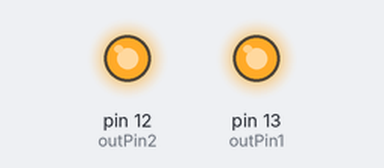
This sketch was run on a simulated Arduino Uno, built with avr-gcc and run on an emulated ATmega328P. On the bench: output pins drawn as LEDs (lit = HIGH). Random numbers use the default seed unless the sketch sets one.

Above: at 2.14 s.
At 37.65 s:
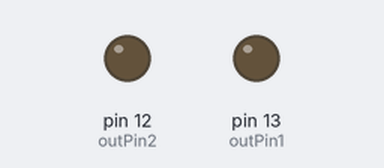
Timing chart, 0 to 40.0 s (numbered marks = the images above):
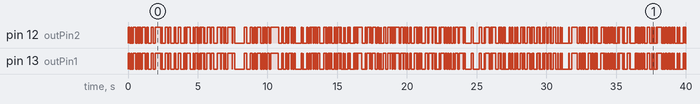

The sketch:

blink_v1.ino
```cpp
// (c) 2020 Juha Vierinen
// Camera timing calibrator signal generator
// Use these two pins to drive LEDs
int outPin1 = 13;      // connect this pin to led1
int outPin2 = 12;      // connect this pin to led2

// This is the basic delay unit
// a number between 10 and 10000 microseconds
int delta_pulse_length = 1000;
// How many delay units is one light pulse
// e.g., if n_pulses=10 and delta_pulse_length=500,
// then the pulse length is 5 ms.
int min_n_pulses = 10;
int max_n_pulses = 100;
// how many delay units of time delay is there between led 1 and led 2
int delay_deltas=5;

void setup()
{
  pinMode(outPin1, OUTPUT);    // sets the digital pin as output
  pinMode(outPin2, OUTPUT);    // sets the digital pin as output
  noInterrupts();              // disable interrupts to improve timing accuracy
}

// create a delay using delayMicroseconds
void delay_us2(int delta_pulse_length, int n_pulses)
{
 for (int i=0; i < n_pulses ; i++)
 {
    delayMicroseconds(delta_pulse_length);
  }
}

void loop()
{
  int bit0 = random(0,2);                            // is pulse on or off
  int n_pulses = random(min_n_pulses,max_n_pulses);  // randomize pulse length
  digitalWrite(outPin1, bit0); // sets the pin to state
  delay_us2(delta_pulse_length, delay_deltas);
  digitalWrite(outPin2, bit0); // sets the pin to state
  delay_us2(delta_pulse_length, n_pulses-delay_deltas);
}
```
